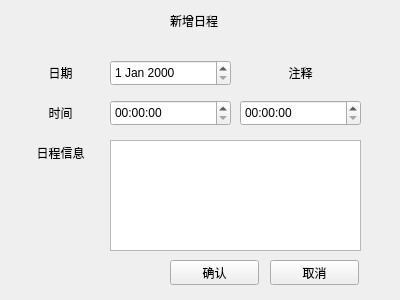
<?xml version="1.0" encoding="UTF-8"?>
<ui version="4.0">
 <class>new_page</class>
 <widget class="QWidget" name="new_page">
  <property name="geometry">
   <rect>
    <x>0</x>
    <y>0</y>
    <width>400</width>
    <height>300</height>
   </rect>
  </property>
  <property name="windowTitle">
   <string>Form</string>
  </property>
  <widget class="QWidget" name="widget" native="true">
   <property name="geometry">
    <rect>
     <x>0</x>
     <y>0</y>
     <width>400</width>
     <height>300</height>
    </rect>
   </property>
   <widget class="QLabel" name="date_Label">
    <property name="geometry">
     <rect>
      <x>30</x>
      <y>60</y>
      <width>61</width>
      <height>26</height>
     </rect>
    </property>
    <property name="text">
     <string>日期</string>
    </property>
    <property name="alignment">
     <set>Qt::AlignCenter</set>
    </property>
   </widget>
   <widget class="QDateEdit" name="date_Edit">
    <property name="geometry">
     <rect>
      <x>110</x>
      <y>60</y>
      <width>121</width>
      <height>26</height>
     </rect>
    </property>
   </widget>
   <widget class="QLabel" name="time_Label">
    <property name="geometry">
     <rect>
      <x>30</x>
      <y>100</y>
      <width>61</width>
      <height>26</height>
     </rect>
    </property>
    <property name="text">
     <string>时间</string>
    </property>
    <property name="alignment">
     <set>Qt::AlignCenter</set>
    </property>
   </widget>
   <widget class="QPushButton" name="yes_Button">
    <property name="geometry">
     <rect>
      <x>170</x>
      <y>260</y>
      <width>89</width>
      <height>25</height>
     </rect>
    </property>
    <property name="text">
     <string>确认</string>
    </property>
   </widget>
   <widget class="QTimeEdit" name="time_end_Edit">
    <property name="geometry">
     <rect>
      <x>240</x>
      <y>100</y>
      <width>121</width>
      <height>26</height>
     </rect>
    </property>
   </widget>
   <widget class="QTextEdit" name="text_Edit">
    <property name="geometry">
     <rect>
      <x>110</x>
      <y>140</y>
      <width>251</width>
      <height>111</height>
     </rect>
    </property>
   </widget>
   <widget class="QLabel" name="text_Label">
    <property name="geometry">
     <rect>
      <x>30</x>
      <y>140</y>
      <width>61</width>
      <height>26</height>
     </rect>
    </property>
    <property name="text">
     <string>日程信息</string>
    </property>
    <property name="alignment">
     <set>Qt::AlignCenter</set>
    </property>
   </widget>
   <widget class="QPushButton" name="no_Button">
    <property name="geometry">
     <rect>
      <x>270</x>
      <y>260</y>
      <width>89</width>
      <height>25</height>
     </rect>
    </property>
    <property name="text">
     <string>取消</string>
    </property>
   </widget>
   <widget class="QTimeEdit" name="time_start_Edit">
    <property name="geometry">
     <rect>
      <x>110</x>
      <y>100</y>
      <width>121</width>
      <height>26</height>
     </rect>
    </property>
   </widget>
   <widget class="QLabel" name="title">
    <property name="geometry">
     <rect>
      <x>170</x>
      <y>10</y>
      <width>67</width>
      <height>21</height>
     </rect>
    </property>
    <property name="text">
     <string>新增日程</string>
    </property>
   </widget>
   <widget class="QLabel" name="label">
    <property name="geometry">
     <rect>
      <x>240</x>
      <y>60</y>
      <width>121</width>
      <height>26</height>
     </rect>
    </property>
    <property name="text">
     <string>注释</string>
    </property>
    <property name="alignment">
     <set>Qt::AlignCenter</set>
    </property>
   </widget>
  </widget>
 </widget>
 <resources/>
 <connections/>
</ui>
